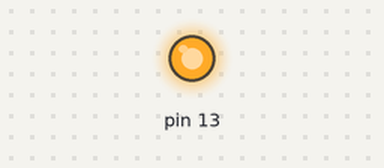
The sketch below on a simulated Arduino Uno, built with avr-gcc and run on an emulated ATmega328P. Shown: output pins drawn as LEDs (lit = HIGH).

Above: at 0.3 s.
At 5.37 s:
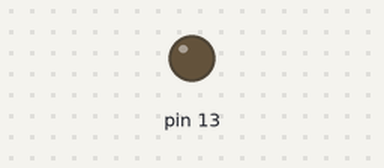
Timing chart, 0 to 5.9 s (numbered marks = the images above):
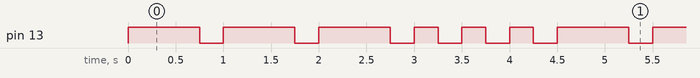

Measured:
- by itself, pin 13: repeats every 4.5 s: 2 × (LOW 0.25 s, HIGH 0.75 s), 3 × (LOW 0.25 s, HIGH 0.25 s), LOW 0.25 s, HIGH 0.75 s
- by itself, everything shown: repeats every 4.5 s, in 12 steps

The sketch:

sketch_sos_diods.ino
```cpp
void setup() {
  pinMode(13, OUTPUT);
}

void loop() {
  digitalWrite(13, HIGH);
  delay(750);
  digitalWrite(13, LOW);
  delay(250);

   digitalWrite(13, HIGH);
  delay(750);
  digitalWrite(13, LOW);
  delay(250);

   digitalWrite(13, HIGH);
  delay(750);
  digitalWrite(13, LOW);
  delay(250);


   digitalWrite(13, HIGH);
  delay(250);
  digitalWrite(13, LOW);
  delay(250);

  digitalWrite(13, HIGH);
  delay(250);
  digitalWrite(13, LOW);
  delay(250);

  digitalWrite(13, HIGH);
  delay(250);
  digitalWrite(13, LOW);
  delay(250);
}
```
